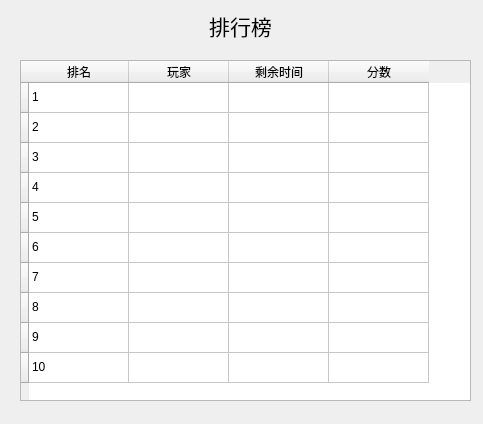
<?xml version="1.0" encoding="UTF-8"?>
<ui version="4.0">
 <class>CRankDlg</class>
 <widget class="QWidget" name="CRankDlg">
  <property name="geometry">
   <rect>
    <x>0</x>
    <y>0</y>
    <width>483</width>
    <height>424</height>
   </rect>
  </property>
  <property name="windowTitle">
   <string>Form</string>
  </property>
  <widget class="QLabel" name="label">
   <property name="geometry">
    <rect>
     <x>190</x>
     <y>10</y>
     <width>101</width>
     <height>31</height>
    </rect>
   </property>
   <property name="font">
    <font>
     <family>AcadEref</family>
     <pointsize>16</pointsize>
    </font>
   </property>
   <property name="layoutDirection">
    <enum>Qt::LeftToRight</enum>
   </property>
   <property name="text">
    <string>排行榜</string>
   </property>
   <property name="alignment">
    <set>Qt::AlignCenter</set>
   </property>
  </widget>
  <widget class="QTableWidget" name="tableWidget">
   <property name="geometry">
    <rect>
     <x>20</x>
     <y>60</y>
     <width>451</width>
     <height>341</height>
    </rect>
   </property>
   <property name="rowCount">
    <number>10</number>
   </property>
   <property name="columnCount">
    <number>4</number>
   </property>
   <row>
    <property name="text">
     <string> </string>
    </property>
   </row>
   <row>
    <property name="text">
     <string> </string>
    </property>
   </row>
   <row>
    <property name="text">
     <string> </string>
    </property>
   </row>
   <row>
    <property name="text">
     <string> </string>
    </property>
   </row>
   <row>
    <property name="text">
     <string> </string>
    </property>
   </row>
   <row>
    <property name="text">
     <string> </string>
    </property>
   </row>
   <row>
    <property name="text">
     <string> </string>
    </property>
   </row>
   <row>
    <property name="text">
     <string> </string>
    </property>
   </row>
   <row>
    <property name="text">
     <string> </string>
    </property>
   </row>
   <row>
    <property name="text">
     <string> </string>
    </property>
   </row>
   <column>
    <property name="text">
     <string>排名</string>
    </property>
   </column>
   <column>
    <property name="text">
     <string>玩家</string>
    </property>
   </column>
   <column>
    <property name="text">
     <string>剩余时间</string>
    </property>
   </column>
   <column>
    <property name="text">
     <string>分数</string>
    </property>
   </column>
   <item row="0" column="0">
    <property name="text">
     <string>1</string>
    </property>
   </item>
   <item row="1" column="0">
    <property name="text">
     <string>2</string>
    </property>
   </item>
   <item row="2" column="0">
    <property name="text">
     <string>3</string>
    </property>
   </item>
   <item row="3" column="0">
    <property name="text">
     <string>4</string>
    </property>
   </item>
   <item row="4" column="0">
    <property name="text">
     <string>5</string>
    </property>
   </item>
   <item row="5" column="0">
    <property name="text">
     <string>6</string>
    </property>
   </item>
   <item row="6" column="0">
    <property name="text">
     <string>7</string>
    </property>
   </item>
   <item row="7" column="0">
    <property name="text">
     <string>8</string>
    </property>
   </item>
   <item row="8" column="0">
    <property name="text">
     <string>9</string>
    </property>
   </item>
   <item row="9" column="0">
    <property name="text">
     <string>10</string>
    </property>
   </item>
  </widget>
 </widget>
 <resources/>
 <connections/>
</ui>
